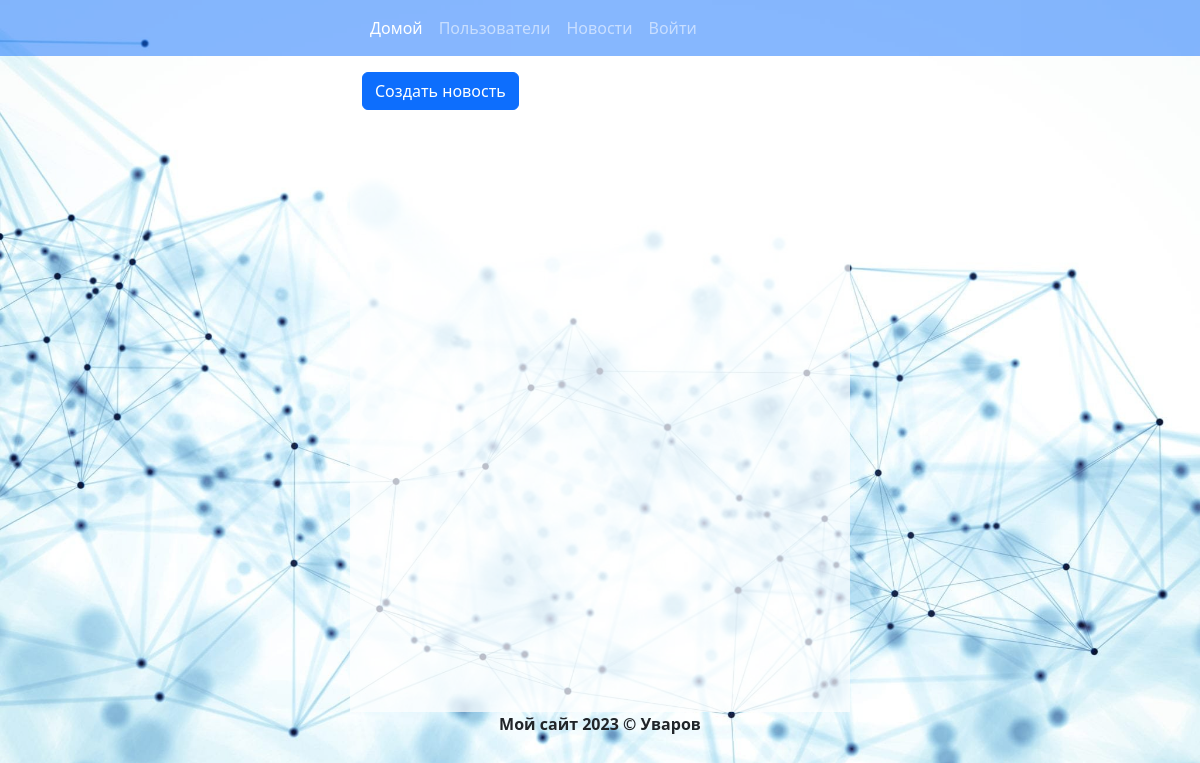
The app's page /index, older data.
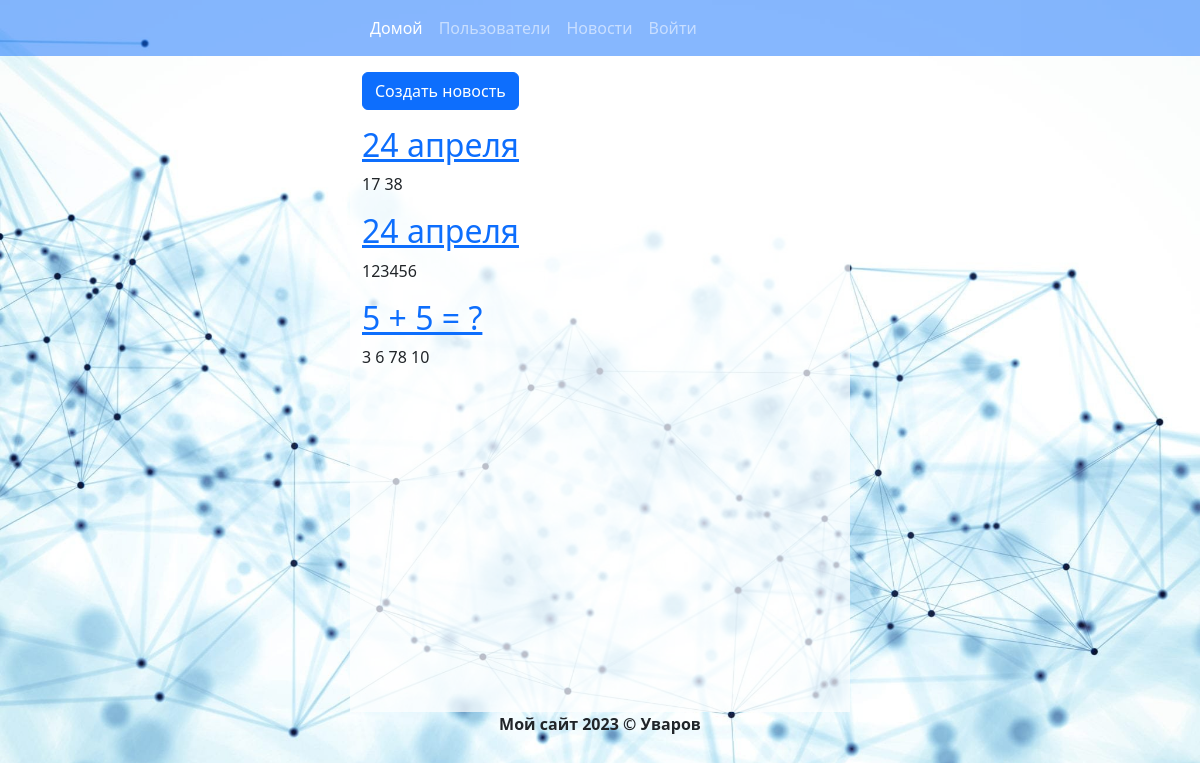
The same page, newer data.
### data/news.py (models this page shows)
class News(SqlAlchemyBase):
    __tablename__ = 'news'
    id = sqlalchemy.Column(sqlalchemy.Integer,
                           primary_key=True, autoincrement=True)
    title = sqlalchemy.Column(sqlalchemy.String, nullable=True)
    content = sqlalchemy.Column(sqlalchemy.String, nullable=True)
    created_date = sqlalchemy.Column(sqlalchemy.DateTime,
                                     default=datetime.datetime.now)
    is_private = sqlalchemy.Column(sqlalchemy.Boolean, default=True)
    user_id = sqlalchemy.Column(sqlalchemy.Integer,
                                sqlalchemy.ForeignKey("users.id"))
    user = orm.relationship('User')

### main.py (the view)
@app.route('/')
@app.route('/index')
def index():
    if current_user.is_authenticated:
        print(current_user.avatar)
    return news()

### data/db_session.py (called while the page is built)
def create_session() -> Session:
    global __factory
    return __factory()

### main.py (called while the page is built)
@app.route('/news')
def news():
    db_sess = db_session.create_session()
    news = db_sess.query(News).all()
    return render_template('news.html', news=news)

### templates/news.html
{% extends "base.html" %}
{% block content %}
<a href="/add-news" class="btn btn-primary " role="button">Создать новость</a>
<div class="mt-3">
    {% for i in news if i.title %}
    <div>
        <a href="/news/{{i.id}}">
            <h2>{{ i.title }}</h2>
        </a>
        <p>{{ i.content }}</p>
    </div>
    {% endfor %}
</div>
{% endblock %}

Row changes from the older to the newer data that the page shows:
added News: title "24 апреля", content "17 38"
added News: title "24 апреля", content "123456"
added News: title "5 + 5 = ?", content "3 6 78 10"
